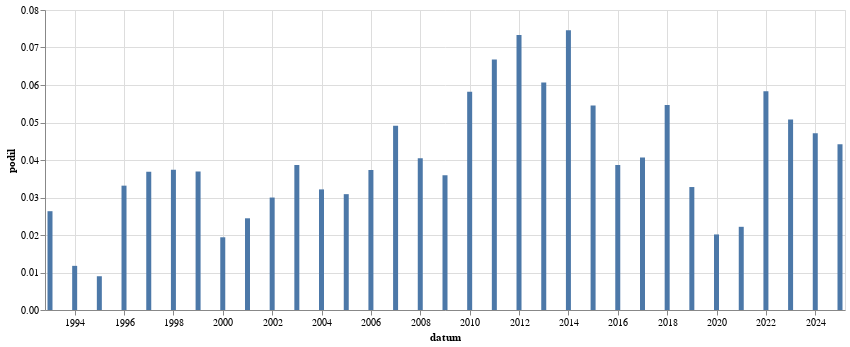

The notebook cell saved with this chart:
### Code cell
alt.Chart(
    zavorka("potlesk").to_pandas(),
    width = 800
).mark_bar(
).encode(
    alt.X('datum:T'),
    alt.Y('podil:Q')
)

### Figure 1 — Vega-Lite specification as saved in the notebook (floating-point values rounded to 4 significant figures)
{"config": {"view": {"continuousWidth": 300, "continuousHeight": 300}}, "data": {"name": "data-3fb186062b80dfb9c399dda1749ab6b1"}, "mark": {"type": "bar"}, "encoding": {"x": {"field": "datum", "type": "temporal"}, "y": {"field": "podil", "type": "quantitative"}}, "width": 800, "$schema": "https://vega.github.io/schema/vega-lite/v5.8.0.json", "datasets": {"data-3fb186062b80dfb9c399dda1749ab6b1": [{"datum": "1993-01-01T00:00:00", "text": 246, "text_right": 9337, "podil": 0.02635, "co": "potlesk"}, {"datum": "1994-01-01T00:00:00", "text": 91, "text_right": 7730, "podil": 0.01177, "co": "potlesk"}, {"datum": "1995-01-01T00:00:00", "text": 83, "text_right": 9219, "podil": 0.009003, "co": "potlesk"}, {"datum": "1996-01-01T00:00:00", "text": 310, "text_right": 9349, "podil": 0.03316, "co": "potlesk"}, {"datum": "1997-01-01T00:00:00", "text": 603, "text_right": 16367, "podil": 0.03684, "co": "potlesk"}, {"datum": "1998-01-01T00:00:00", "text": 439, "text_right": 11744, "podil": 0.03738, "co": "potlesk"}, {"datum": "1999-01-01T00:00:00", "text": 753, "text_right": 20383, "podil": 0.03694, "co": "potlesk"}, {"datum": "2000-01-01T00:00:00", "text": 460, "text_right": 23721, "podil": 0.01939, "co": "potlesk"}, {"datum": "2001-01-01T00:00:00", "text": 495, "text_right": 20242, "podil": 0.02445, "co": "potlesk"}, {"datum": "2002-01-01T00:00:00", "text": 485, "text_right": 16173, "podil": 0.02999, "co": "potlesk"}, {"datum": "2003-01-01T00:00:00", "text": 834, "text_right": 21553, "podil": 0.0387, "co": "potlesk"}, {"datum": "2004-01-01T00:00:00", "text": 641, "text_right": 19932, "podil": 0.03216, "co": "potlesk"}, {"datum": "2005-01-01T00:00:00", "text": 692, "text_right": 22401, "podil": 0.03089, "co": "potlesk"}, {"datum": "2006-01-01T00:00:00", "text": 518, "text_right": 13873, "podil": 0.03734, "co": "potlesk"}, {"datum": "2007-01-01T00:00:00", "text": 670, "text_right": 13633, "podil": 0.04915, "co": "potlesk"}, {"datum": "2008-01-01T00:00:00", "text": 570, "text_right": 14095, "podil": 0.04044, "co": "potlesk"}, {"datum": "2009-01-01T00:00:00", "text": 595, "text_right": 16552, "podil": 0.03595, "co": "potlesk"}, {"datum": "2010-01-01T00:00:00", "text": 740, "text_right": 12714, "podil": 0.0582, "co": "potlesk"}, {"datum": "2011-01-01T00:00:00", "text": 1188, "text_right": 17776, "podil": 0.06683, "co": "potlesk"}, {"datum": "2012-01-01T00:00:00", "text": 1061, "text_right": 14462, "podil": 0.07336, "co": "potlesk"}, {"datum": "2013-01-01T00:00:00", "text": 581, "text_right": 9576, "podil": 0.06067, "co": "potlesk"}, {"datum": "2014-01-01T00:00:00", "text": 1552, "text_right": 20807, "podil": 0.07459, "co": "potlesk"}, {"datum": "2015-01-01T00:00:00", "text": 1170, "text_right": 21458, "podil": 0.05453, "co": "potlesk"}, {"datum": "2016-01-01T00:00:00", "text": 877, "text_right": 22689, "podil": 0.03865, "co": "potlesk"}, {"datum": "2017-01-01T00:00:00", "text": 740, "text_right": 18211, "podil": 0.04063, "co": "potlesk"}, {"datum": "2018-01-01T00:00:00", "text": 1123, "text_right": 20550, "podil": 0.05465, "co": "potlesk"}, {"datum": "2019-01-01T00:00:00", "text": 811, "text_right": 24733, "podil": 0.03279, "co": "potlesk"}, {"datum": "2020-01-01T00:00:00", "text": 473, "text_right": 23475, "podil": 0.02015, "co": "potlesk"}, {"datum": "2021-01-01T00:00:00", "text": 441, "text_right": 19879, "podil": 0.02218, "co": "potlesk"}, {"datum": "2022-01-01T00:00:00", "text": 1213, "text_right": 20784, "podil": 0.05836, "co": "potlesk"}, {"datum": "2023-01-01T00:00:00", "text": 1243, "text_right": 24476, "podil": 0.05078, "co": "potlesk"}, {"datum": "2024-01-01T00:00:00", "text": 1120, "text_right": 23773, "podil": 0.04711, "co": "potlesk"}, {"datum": "2025-01-01T00:00:00", "text": 553, "text_right": 12519, "podil": 0.04417, "co": "potlesk"}]}}
